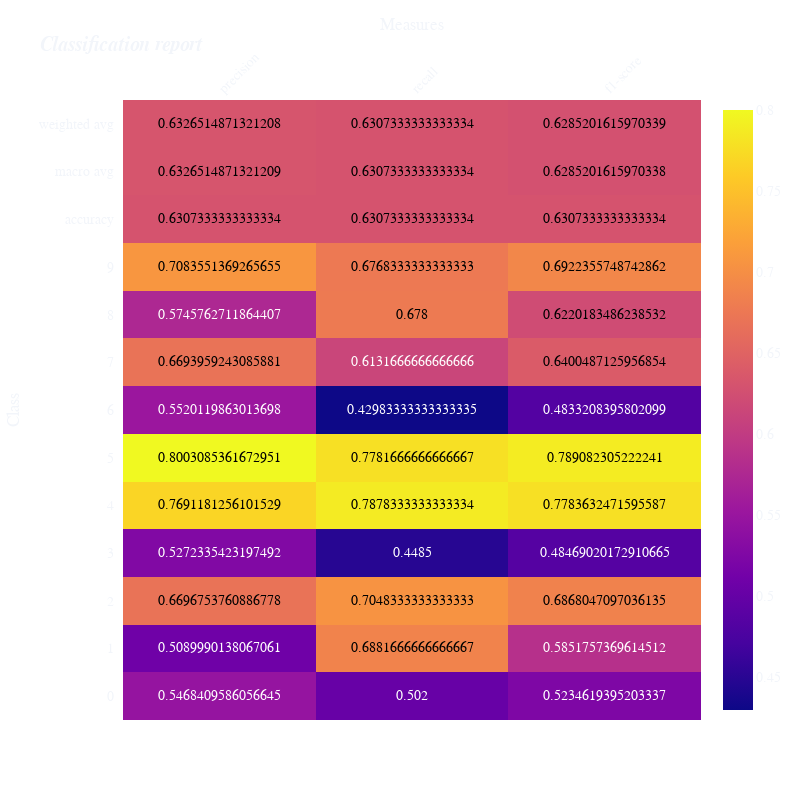

Source (notebook cell):
### Markdown cell above
# Classification report:

### Code cell
target_names = [0, 1, 2, 3 ,4 ,5 ,6, 7, 8 ,9]
target_names=list(map(str,target_names))
classes = target_names
fig = get_classification_report(
    y_true=y_test, y_pred=y_pred, target_names=classes
)
fig.show()

### Figure 1 — Plotly figure (JSON) as saved in the notebook; plotly's stock layout.template omitted (floating-point values rounded to 4 significant figures)
{"data": [{"colorscale": [[0.0, "#0d0887"], [0.1111, "#46039f"], [0.2222, "#7201a8"], [0.3333, "#9c179e"], [0.4444, "#bd3786"], [0.5556, "#d8576b"], [0.6667, "#ed7953"], [0.7778, "#fb9f3a"], [0.8889, "#fdca26"], [1.0, "#f0f921"]], "reversescale": false, "showscale": true, "x": ["precision", "recall", "f1-score"], "y": ["0", "1", "2", "3", "4", "5", "6", "7", "8", "9", "accuracy", "macro avg", "weighted avg"], "z": [[0.5468, 0.502, 0.5235], [0.509, 0.6882, 0.5852], [0.6697, 0.7048, 0.6868], [0.5272, 0.4485, 0.4847], [0.7691, 0.7878, 0.7784], [0.8003, 0.7782, 0.7891], [0.552, 0.4298, 0.4833], [0.6694, 0.6132, 0.64], [0.5746, 0.678, 0.622], [0.7084, 0.6768, 0.6922], [0.6307, 0.6307, 0.6307], [0.6327, 0.6307, 0.6285], [0.6327, 0.6307, 0.6285]], "type": "heatmap"}], "layout": {"annotations": [{"font": {"color": "#FFFFFF"}, "showarrow": false, "text": "0.5468409586056645", "x": "precision", "xref": "x", "y": "0", "yref": "y"}, {"font": {"color": "#FFFFFF"}, "showarrow": false, "text": "0.502", "x": "recall", "xref": "x", "y": "0", "yref": "y"}, {"font": {"color": "#FFFFFF"}, "showarrow": false, "text": "0.5234619395203337", "x": "f1-score", "xref": "x", "y": "0", "yref": "y"}, {"font": {"color": "#FFFFFF"}, "showarrow": false, "text": "0.5089990138067061", "x": "precision", "xref": "x", "y": "1", "yref": "y"}, {"font": {"color": "#000000"}, "showarrow": false, "text": "0.6881666666666667", "x": "recall", "xref": "x", "y": "1", "yref": "y"}, {"font": {"color": "#FFFFFF"}, "showarrow": false, "text": "0.5851757369614512", "x": "f1-score", "xref": "x", "y": "1", "yref": "y"}, {"font": {"color": "#000000"}, "showarrow": false, "text": "0.6696753760886778", "x": "precision", "xref": "x", "y": "2", "yref": "y"}, {"font": {"color": "#000000"}, "showarrow": false, "text": "0.7048333333333333", "x": "recall", "xref": "x", "y": "2", "yref": "y"}, {"font": {"color": "#000000"}, "showarrow": false, "text": "0.6868047097036135", "x": "f1-score", "xref": "x", "y": "2", "yref": "y"}, {"font": {"color": "#FFFFFF"}, "showarrow": false, "text": "0.5272335423197492", "x": "precision", "xref": "x", "y": "3", "yref": "y"}, {"font": {"color": "#FFFFFF"}, "showarrow": false, "text": "0.4485", "x": "recall", "xref": "x", "y": "3", "yref": "y"}, {"font": {"color": "#FFFFFF"}, "showarrow": false, "text": "0.48469020172910665", "x": "f1-score", "xref": "x", "y": "3", "yref": "y"}, {"font": {"color": "#000000"}, "showarrow": false, "text": "0.7691181256101529", "x": "precision", "xref": "x", "y": "4", "yref": "y"}, {"font": {"color": "#000000"}, "showarrow": false, "text": "0.7878333333333334", "x": "recall", "xref": "x", "y": "4", "yref": "y"}, {"font": {"color": "#000000"}, "showarrow": false, "text": "0.7783632471595587", "x": "f1-score", "xref": "x", "y": "4", "yref": "y"}, {"font": {"color": "#000000"}, "showarrow": false, "text": "0.8003085361672951", "x": "precision", "xref": "x", "y": "5", "yref": "y"}, {"font": {"color": "#000000"}, "showarrow": false, "text": "0.7781666666666667", "x": "recall", "xref": "x", "y": "5", "yref": "y"}, {"font": {"color": "#000000"}, "showarrow": false, "text": "0.789082305222241", "x": "f1-score", "xref": "x", "y": "5", "yref": "y"}, {"font": {"color": "#FFFFFF"}, "showarrow": false, "text": "0.5520119863013698", "x": "precision", "xref": "x", "y": "6", "yref": "y"}, {"font": {"color": "#FFFFFF"}, "showarrow": false, "text": "0.42983333333333335", "x": "recall", "xref": "x", "y": "6", "yref": "y"}, {"font": {"color": "#FFFFFF"}, "showarrow": false, "text": "0.4833208395802099", "x": "f1-score", "xref": "x", "y": "6", "yref": "y"}, {"font": {"color": "#000000"}, "showarrow": false, "text": "0.6693959243085881", "x": "precision", "xref": "x", "y": "7", "yref": "y"}, {"font": {"color": "#FFFFFF"}, "showarrow": false, "text": "0.6131666666666666", "x": "recall", "xref": "x", "y": "7", "yref": "y"}, {"font": {"color": "#000000"}, "showarrow": false, "text": "0.6400487125956854", "x": "f1-score", "xref": "x", "y": "7", "yref": "y"}, {"font": {"color": "#FFFFFF"}, "showarrow": false, "text": "0.5745762711864407", "x": "precision", "xref": "x", "y": "8", "yref": "y"}, {"font": {"color": "#000000"}, "showarrow": false, "text": "0.678", "x": "recall", "xref": "x", "y": "8", "yref": "y"}, {"font": {"color": "#000000"}, "showarrow": false, "text": "0.6220183486238532", "x": "f1-score", "xref": "x", "y": "8", "yref": "y"}, {"font": {"color": "#000000"}, "showarrow": false, "text": "0.7083551369265655", "x": "precision", "xref": "x", "y": "9", "yref": "y"}, {"font": {"color": "#000000"}, "showarrow": false, "text": "0.6768333333333333", "x": "recall", "xref": "x", "y": "9", "yref": "y"}, {"font": {"color": "#000000"}, "showarrow": false, "text": "0.6922355748742862", "x": "f1-score", "xref": "x", "y": "9", "yref": "y"}, {"font": {"color": "#000000"}, "showarrow": false, "text": "0.6307333333333334", "x": "precision", "xref": "x", "y": "accuracy", "yref": "y"}, {"font": {"color": "#000000"}, "showarrow": false, "text": "0.6307333333333334", "x": "recall", "xref": "x", "y": "accuracy", "yref": "y"}, {"font": {"color": "#000000"}, "showarrow": false, "text": "0.6307333333333334", "x": "f1-score", "xref": "x", "y": "accuracy", "yref": "y"}, {"font": {"color": "#000000"}, "showarrow": false, "text": "0.6326514871321209", "x": "precision", "xref": "x", "y": "macro avg", "yref": "y"}, {"font": {"color": "#000000"}, "showarrow": false, "text": "0.6307333333333334", "x": "recall", "xref": "x", "y": "macro avg", "yref": "y"}, {"font": {"color": "#000000"}, "showarrow": false, "text": "0.6285201615970338", "x": "f1-score", "xref": "x", "y": "macro avg", "yref": "y"}, {"font": {"color": "#000000"}, "showarrow": false, "text": "0.6326514871321208", "x": "precision", "xref": "x", "y": "weighted avg", "yref": "y"}, {"font": {"color": "#000000"}, "showarrow": false, "text": "0.6307333333333334", "x": "recall", "xref": "x", "y": "weighted avg", "yref": "y"}, {"font": {"color": "#000000"}, "showarrow": false, "text": "0.6285201615970339", "x": "f1-score", "xref": "x", "y": "weighted avg", "yref": "y"}], "xaxis": {"dtick": 1, "gridcolor": "rgb(0, 0, 0)", "side": "top", "ticks": "", "title": {"text": "Measures"}, "tickangle": -45}, "yaxis": {"dtick": 1, "ticks": "", "ticksuffix": "  ", "title": {"text": "Class"}}, "title": {"text": "<i><b>Classification report</b></i>"}, "font": {"family": "Courier New, monospace", "size": 14}, "autosize": false, "width": 800, "height": 800, "plot_bgcolor": "rgba(0, 0, 0, 0)", "paper_bgcolor": "rgba(0, 0, 0, 0)"}}
